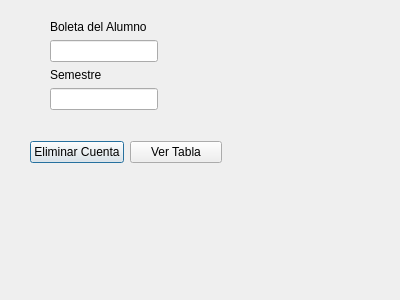
<?xml version="1.0" encoding="UTF-8"?>
<ui version="4.0">
 <class>Dialog</class>
 <widget class="QDialog" name="Dialog">
  <property name="geometry">
   <rect>
    <x>0</x>
    <y>0</y>
    <width>400</width>
    <height>300</height>
   </rect>
  </property>
  <property name="windowTitle">
   <string>Borrar Usuario</string>
  </property>
  <widget class="QWidget" name="">
   <property name="geometry">
    <rect>
     <x>50</x>
     <y>20</y>
     <width>133</width>
     <height>96</height>
    </rect>
   </property>
   <layout class="QFormLayout" name="formLayout">
    <item row="0" column="0">
     <widget class="QLabel" name="label">
      <property name="text">
       <string>Boleta del Alumno</string>
      </property>
     </widget>
    </item>
    <item row="1" column="0">
     <widget class="QLineEdit" name="Boleta"/>
    </item>
    <item row="2" column="0">
     <widget class="QLabel" name="label_2">
      <property name="text">
       <string>Semestre</string>
      </property>
     </widget>
    </item>
    <item row="3" column="0">
     <widget class="QLineEdit" name="Semestre"/>
    </item>
   </layout>
  </widget>
  <widget class="QWidget" name="">
   <property name="geometry">
    <rect>
     <x>30</x>
     <y>140</y>
     <width>192</width>
     <height>25</height>
    </rect>
   </property>
   <layout class="QHBoxLayout" name="horizontalLayout">
    <item>
     <widget class="QPushButton" name="Borrar">
      <property name="text">
       <string>Eliminar Cuenta</string>
      </property>
     </widget>
    </item>
    <item>
     <widget class="QPushButton" name="Ver">
      <property name="text">
       <string>Ver Tabla</string>
      </property>
     </widget>
    </item>
   </layout>
  </widget>
 </widget>
 <resources/>
 <connections/>
</ui>
